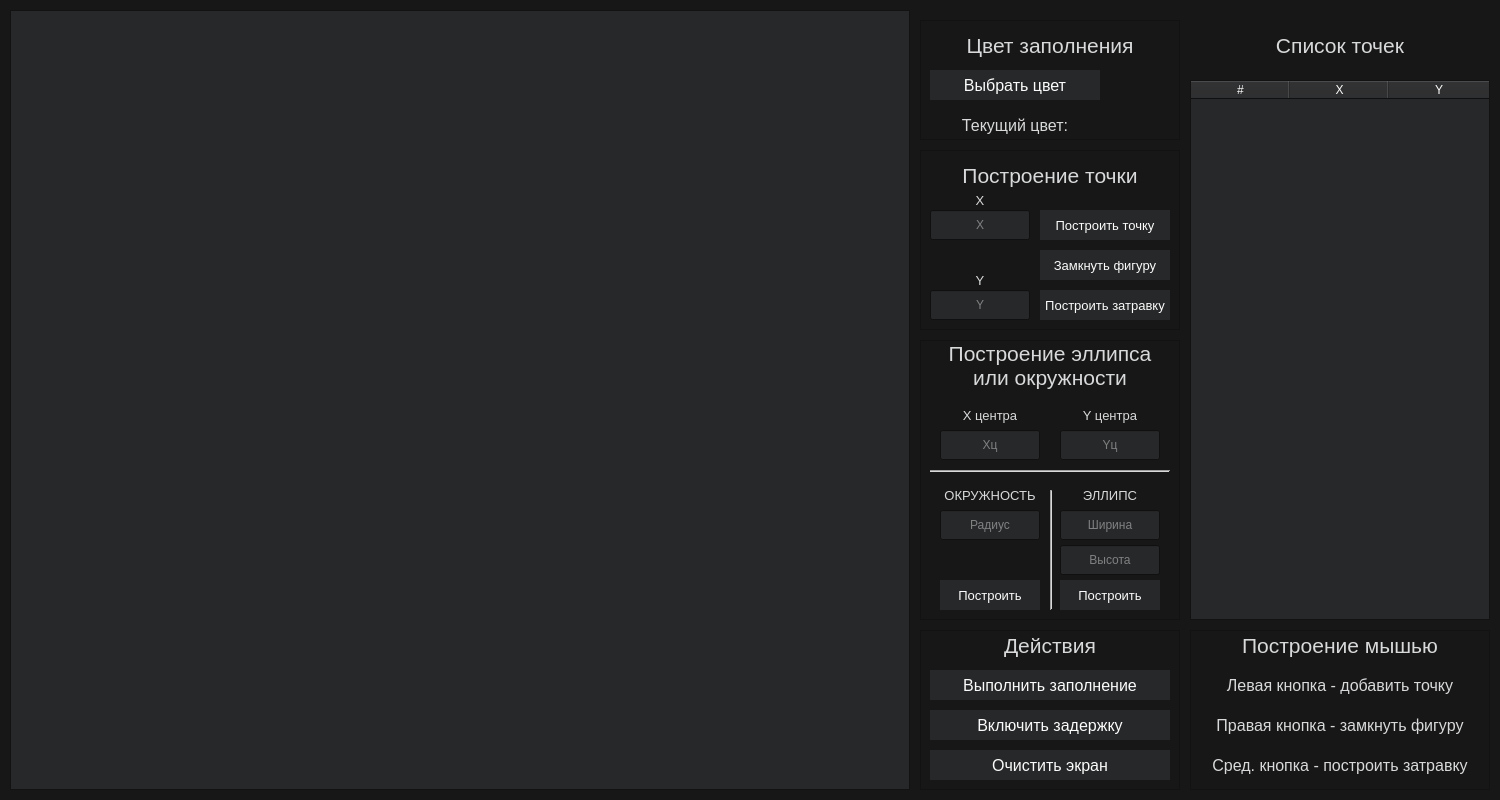
<?xml version="1.0" encoding="UTF-8"?>
<ui version="4.0">
 <class>MainWindow</class>
 <widget class="QMainWindow" name="MainWindow">
  <property name="enabled">
   <bool>true</bool>
  </property>
  <property name="geometry">
   <rect>
    <x>0</x>
    <y>0</y>
    <width>1500</width>
    <height>800</height>
   </rect>
  </property>
  <property name="sizePolicy">
   <sizepolicy hsizetype="Fixed" vsizetype="Fixed">
    <horstretch>0</horstretch>
    <verstretch>0</verstretch>
   </sizepolicy>
  </property>
  <property name="palette">
   <palette>
    <active>
     <colorrole role="WindowText">
      <brush brushstyle="SolidPattern">
       <color alpha="255">
        <red>216</red>
        <green>217</green>
        <blue>218</blue>
       </color>
      </brush>
     </colorrole>
     <colorrole role="Button">
      <brush brushstyle="SolidPattern">
       <color alpha="255">
        <red>39</red>
        <green>40</green>
        <blue>41</blue>
       </color>
      </brush>
     </colorrole>
     <colorrole role="Light">
      <brush brushstyle="SolidPattern">
       <color alpha="255">
        <red>216</red>
        <green>217</green>
        <blue>218</blue>
       </color>
      </brush>
     </colorrole>
     <colorrole role="Midlight">
      <brush brushstyle="SolidPattern">
       <color alpha="255">
        <red>202</red>
        <green>202</green>
        <blue>202</blue>
       </color>
      </brush>
     </colorrole>
     <colorrole role="Text">
      <brush brushstyle="SolidPattern">
       <color alpha="255">
        <red>251</red>
        <green>251</green>
        <blue>251</blue>
       </color>
      </brush>
     </colorrole>
     <colorrole role="ButtonText">
      <brush brushstyle="SolidPattern">
       <color alpha="255">
        <red>251</red>
        <green>251</green>
        <blue>251</blue>
       </color>
      </brush>
     </colorrole>
     <colorrole role="Base">
      <brush brushstyle="SolidPattern">
       <color alpha="255">
        <red>39</red>
        <green>40</green>
        <blue>41</blue>
       </color>
      </brush>
     </colorrole>
     <colorrole role="Window">
      <brush brushstyle="SolidPattern">
       <color alpha="255">
        <red>23</red>
        <green>23</green>
        <blue>23</blue>
       </color>
      </brush>
     </colorrole>
     <colorrole role="Shadow">
      <brush brushstyle="SolidPattern">
       <color alpha="255">
        <red>118</red>
        <green>118</green>
        <blue>118</blue>
       </color>
      </brush>
     </colorrole>
     <colorrole role="Highlight">
      <brush brushstyle="SolidPattern">
       <color alpha="255">
        <red>146</red>
        <green>136</green>
        <blue>248</blue>
       </color>
      </brush>
     </colorrole>
     <colorrole role="Link">
      <brush brushstyle="SolidPattern">
       <color alpha="255">
        <red>68</red>
        <green>119</green>
        <blue>206</blue>
       </color>
      </brush>
     </colorrole>
     <colorrole role="LinkVisited">
      <brush brushstyle="SolidPattern">
       <color alpha="255">
        <red>200</red>
        <green>142</green>
        <blue>167</blue>
       </color>
      </brush>
     </colorrole>
     <colorrole role="AlternateBase">
      <brush brushstyle="SolidPattern">
       <color alpha="255">
        <red>39</red>
        <green>40</green>
        <blue>41</blue>
       </color>
      </brush>
     </colorrole>
     <colorrole role="PlaceholderText">
      <brush brushstyle="SolidPattern">
       <color alpha="128">
        <red>216</red>
        <green>217</green>
        <blue>218</blue>
       </color>
      </brush>
     </colorrole>
    </active>
    <inactive>
     <colorrole role="WindowText">
      <brush brushstyle="SolidPattern">
       <color alpha="255">
        <red>216</red>
        <green>217</green>
        <blue>218</blue>
       </color>
      </brush>
     </colorrole>
     <colorrole role="Button">
      <brush brushstyle="SolidPattern">
       <color alpha="255">
        <red>39</red>
        <green>40</green>
        <blue>41</blue>
       </color>
      </brush>
     </colorrole>
     <colorrole role="Light">
      <brush brushstyle="SolidPattern">
       <color alpha="255">
        <red>216</red>
        <green>217</green>
        <blue>218</blue>
       </color>
      </brush>
     </colorrole>
     <colorrole role="Midlight">
      <brush brushstyle="SolidPattern">
       <color alpha="255">
        <red>202</red>
        <green>202</green>
        <blue>202</blue>
       </color>
      </brush>
     </colorrole>
     <colorrole role="Text">
      <brush brushstyle="SolidPattern">
       <color alpha="255">
        <red>251</red>
        <green>251</green>
        <blue>251</blue>
       </color>
      </brush>
     </colorrole>
     <colorrole role="ButtonText">
      <brush brushstyle="SolidPattern">
       <color alpha="255">
        <red>251</red>
        <green>251</green>
        <blue>251</blue>
       </color>
      </brush>
     </colorrole>
     <colorrole role="Base">
      <brush brushstyle="SolidPattern">
       <color alpha="255">
        <red>39</red>
        <green>40</green>
        <blue>41</blue>
       </color>
      </brush>
     </colorrole>
     <colorrole role="Window">
      <brush brushstyle="SolidPattern">
       <color alpha="255">
        <red>23</red>
        <green>23</green>
        <blue>23</blue>
       </color>
      </brush>
     </colorrole>
     <colorrole role="Shadow">
      <brush brushstyle="SolidPattern">
       <color alpha="255">
        <red>118</red>
        <green>118</green>
        <blue>118</blue>
       </color>
      </brush>
     </colorrole>
     <colorrole role="Highlight">
      <brush brushstyle="SolidPattern">
       <color alpha="255">
        <red>146</red>
        <green>136</green>
        <blue>248</blue>
       </color>
      </brush>
     </colorrole>
     <colorrole role="Link">
      <brush brushstyle="SolidPattern">
       <color alpha="255">
        <red>68</red>
        <green>119</green>
        <blue>206</blue>
       </color>
      </brush>
     </colorrole>
     <colorrole role="LinkVisited">
      <brush brushstyle="SolidPattern">
       <color alpha="255">
        <red>200</red>
        <green>142</green>
        <blue>167</blue>
       </color>
      </brush>
     </colorrole>
     <colorrole role="AlternateBase">
      <brush brushstyle="SolidPattern">
       <color alpha="255">
        <red>39</red>
        <green>40</green>
        <blue>41</blue>
       </color>
      </brush>
     </colorrole>
     <colorrole role="PlaceholderText">
      <brush brushstyle="SolidPattern">
       <color alpha="128">
        <red>216</red>
        <green>217</green>
        <blue>218</blue>
       </color>
      </brush>
     </colorrole>
    </inactive>
    <disabled>
     <colorrole role="WindowText">
      <brush brushstyle="SolidPattern">
       <color alpha="255">
        <red>216</red>
        <green>217</green>
        <blue>218</blue>
       </color>
      </brush>
     </colorrole>
     <colorrole role="Button">
      <brush brushstyle="SolidPattern">
       <color alpha="255">
        <red>39</red>
        <green>40</green>
        <blue>41</blue>
       </color>
      </brush>
     </colorrole>
     <colorrole role="Light">
      <brush brushstyle="SolidPattern">
       <color alpha="255">
        <red>216</red>
        <green>217</green>
        <blue>218</blue>
       </color>
      </brush>
     </colorrole>
     <colorrole role="Midlight">
      <brush brushstyle="SolidPattern">
       <color alpha="255">
        <red>202</red>
        <green>202</green>
        <blue>202</blue>
       </color>
      </brush>
     </colorrole>
     <colorrole role="Text">
      <brush brushstyle="SolidPattern">
       <color alpha="255">
        <red>251</red>
        <green>251</green>
        <blue>251</blue>
       </color>
      </brush>
     </colorrole>
     <colorrole role="ButtonText">
      <brush brushstyle="SolidPattern">
       <color alpha="255">
        <red>251</red>
        <green>251</green>
        <blue>251</blue>
       </color>
      </brush>
     </colorrole>
     <colorrole role="Base">
      <brush brushstyle="SolidPattern">
       <color alpha="255">
        <red>39</red>
        <green>40</green>
        <blue>41</blue>
       </color>
      </brush>
     </colorrole>
     <colorrole role="Window">
      <brush brushstyle="SolidPattern">
       <color alpha="255">
        <red>23</red>
        <green>23</green>
        <blue>23</blue>
       </color>
      </brush>
     </colorrole>
     <colorrole role="Shadow">
      <brush brushstyle="SolidPattern">
       <color alpha="255">
        <red>118</red>
        <green>118</green>
        <blue>118</blue>
       </color>
      </brush>
     </colorrole>
     <colorrole role="Highlight">
      <brush brushstyle="SolidPattern">
       <color alpha="255">
        <red>146</red>
        <green>136</green>
        <blue>248</blue>
       </color>
      </brush>
     </colorrole>
     <colorrole role="Link">
      <brush brushstyle="SolidPattern">
       <color alpha="255">
        <red>68</red>
        <green>119</green>
        <blue>206</blue>
       </color>
      </brush>
     </colorrole>
     <colorrole role="LinkVisited">
      <brush brushstyle="SolidPattern">
       <color alpha="255">
        <red>200</red>
        <green>142</green>
        <blue>167</blue>
       </color>
      </brush>
     </colorrole>
     <colorrole role="AlternateBase">
      <brush brushstyle="SolidPattern">
       <color alpha="255">
        <red>39</red>
        <green>40</green>
        <blue>41</blue>
       </color>
      </brush>
     </colorrole>
     <colorrole role="PlaceholderText">
      <brush brushstyle="SolidPattern">
       <color alpha="128">
        <red>216</red>
        <green>217</green>
        <blue>218</blue>
       </color>
      </brush>
     </colorrole>
    </disabled>
   </palette>
  </property>
  <property name="windowTitle">
   <string>ЛР6 КГ. Диваев ИУ7-42Б</string>
  </property>
  <property name="autoFillBackground">
   <bool>false</bool>
  </property>
  <property name="documentMode">
   <bool>false</bool>
  </property>
  <widget class="QWidget" name="centralwidget">
   <widget class="Plane" name="planeWidget">
    <property name="geometry">
     <rect>
      <x>10</x>
      <y>10</y>
      <width>900</width>
      <height>780</height>
     </rect>
    </property>
   </widget>
   <widget class="QFrame" name="frame_2">
    <property name="geometry">
     <rect>
      <x>920</x>
      <y>20</y>
      <width>260</width>
      <height>120</height>
     </rect>
    </property>
    <property name="frameShape">
     <enum>QFrame::StyledPanel</enum>
    </property>
    <property name="frameShadow">
     <enum>QFrame::Raised</enum>
    </property>
    <widget class="QLabel" name="label_2">
     <property name="geometry">
      <rect>
       <x>10</x>
       <y>0</y>
       <width>240</width>
       <height>50</height>
      </rect>
     </property>
     <property name="font">
      <font>
       <pointsize>16</pointsize>
      </font>
     </property>
     <property name="text">
      <string>Цвет заполнения</string>
     </property>
     <property name="alignment">
      <set>Qt::AlignCenter</set>
     </property>
    </widget>
    <widget class="QPushButton" name="fillColorBtn">
     <property name="geometry">
      <rect>
       <x>10</x>
       <y>50</y>
       <width>170</width>
       <height>30</height>
      </rect>
     </property>
     <property name="font">
      <font>
       <pointsize>12</pointsize>
      </font>
     </property>
     <property name="autoFillBackground">
      <bool>true</bool>
     </property>
     <property name="text">
      <string>Выбрать цвет</string>
     </property>
     <property name="autoDefault">
      <bool>false</bool>
     </property>
     <property name="flat">
      <bool>true</bool>
     </property>
    </widget>
    <widget class="QLabel" name="label_3">
     <property name="geometry">
      <rect>
       <x>10</x>
       <y>90</y>
       <width>170</width>
       <height>30</height>
      </rect>
     </property>
     <property name="font">
      <font>
       <pointsize>12</pointsize>
      </font>
     </property>
     <property name="text">
      <string>Текущий цвет:</string>
     </property>
     <property name="alignment">
      <set>Qt::AlignCenter</set>
     </property>
    </widget>
    <widget class="QWidget" name="fillColorDisplay" native="true">
     <property name="geometry">
      <rect>
       <x>190</x>
       <y>49</y>
       <width>60</width>
       <height>70</height>
      </rect>
     </property>
    </widget>
   </widget>
   <widget class="QFrame" name="frame_3">
    <property name="geometry">
     <rect>
      <x>920</x>
      <y>150</y>
      <width>260</width>
      <height>180</height>
     </rect>
    </property>
    <property name="frameShape">
     <enum>QFrame::StyledPanel</enum>
    </property>
    <property name="frameShadow">
     <enum>QFrame::Raised</enum>
    </property>
    <widget class="QLabel" name="label_4">
     <property name="geometry">
      <rect>
       <x>10</x>
       <y>0</y>
       <width>240</width>
       <height>50</height>
      </rect>
     </property>
     <property name="font">
      <font>
       <pointsize>16</pointsize>
      </font>
     </property>
     <property name="text">
      <string>Построение точки</string>
     </property>
     <property name="alignment">
      <set>Qt::AlignCenter</set>
     </property>
    </widget>
    <widget class="QLabel" name="label_5">
     <property name="geometry">
      <rect>
       <x>10</x>
       <y>40</y>
       <width>100</width>
       <height>20</height>
      </rect>
     </property>
     <property name="font">
      <font>
       <pointsize>10</pointsize>
      </font>
     </property>
     <property name="text">
      <string>X</string>
     </property>
     <property name="alignment">
      <set>Qt::AlignCenter</set>
     </property>
    </widget>
    <widget class="QLineEdit" name="xInp">
     <property name="geometry">
      <rect>
       <x>10</x>
       <y>60</y>
       <width>100</width>
       <height>30</height>
      </rect>
     </property>
     <property name="alignment">
      <set>Qt::AlignCenter</set>
     </property>
     <property name="placeholderText">
      <string>X</string>
     </property>
    </widget>
    <widget class="QLabel" name="label_6">
     <property name="geometry">
      <rect>
       <x>10</x>
       <y>120</y>
       <width>100</width>
       <height>20</height>
      </rect>
     </property>
     <property name="font">
      <font>
       <pointsize>10</pointsize>
      </font>
     </property>
     <property name="text">
      <string>Y</string>
     </property>
     <property name="alignment">
      <set>Qt::AlignCenter</set>
     </property>
    </widget>
    <widget class="QLineEdit" name="yInp">
     <property name="geometry">
      <rect>
       <x>10</x>
       <y>140</y>
       <width>100</width>
       <height>30</height>
      </rect>
     </property>
     <property name="alignment">
      <set>Qt::AlignCenter</set>
     </property>
     <property name="placeholderText">
      <string>Y</string>
     </property>
    </widget>
    <widget class="QPushButton" name="drawPointBtn">
     <property name="geometry">
      <rect>
       <x>120</x>
       <y>60</y>
       <width>130</width>
       <height>30</height>
      </rect>
     </property>
     <property name="font">
      <font>
       <pointsize>10</pointsize>
      </font>
     </property>
     <property name="autoFillBackground">
      <bool>true</bool>
     </property>
     <property name="text">
      <string>Построить точку</string>
     </property>
     <property name="autoDefault">
      <bool>false</bool>
     </property>
     <property name="flat">
      <bool>true</bool>
     </property>
    </widget>
    <widget class="QPushButton" name="connectShapeBtn">
     <property name="geometry">
      <rect>
       <x>120</x>
       <y>100</y>
       <width>130</width>
       <height>30</height>
      </rect>
     </property>
     <property name="font">
      <font>
       <pointsize>10</pointsize>
      </font>
     </property>
     <property name="autoFillBackground">
      <bool>true</bool>
     </property>
     <property name="text">
      <string>Замкнуть фигуру</string>
     </property>
     <property name="autoDefault">
      <bool>false</bool>
     </property>
     <property name="flat">
      <bool>true</bool>
     </property>
    </widget>
    <widget class="QPushButton" name="drawSeedBtn">
     <property name="geometry">
      <rect>
       <x>120</x>
       <y>140</y>
       <width>130</width>
       <height>30</height>
      </rect>
     </property>
     <property name="font">
      <font>
       <pointsize>10</pointsize>
      </font>
     </property>
     <property name="autoFillBackground">
      <bool>true</bool>
     </property>
     <property name="text">
      <string>Построить затравку</string>
     </property>
     <property name="autoDefault">
      <bool>false</bool>
     </property>
     <property name="flat">
      <bool>true</bool>
     </property>
    </widget>
   </widget>
   <widget class="QFrame" name="frame_4">
    <property name="geometry">
     <rect>
      <x>920</x>
      <y>630</y>
      <width>260</width>
      <height>160</height>
     </rect>
    </property>
    <property name="frameShape">
     <enum>QFrame::StyledPanel</enum>
    </property>
    <property name="frameShadow">
     <enum>QFrame::Raised</enum>
    </property>
    <widget class="QLabel" name="label_10">
     <property name="geometry">
      <rect>
       <x>10</x>
       <y>-10</y>
       <width>240</width>
       <height>50</height>
      </rect>
     </property>
     <property name="font">
      <font>
       <pointsize>16</pointsize>
      </font>
     </property>
     <property name="text">
      <string>Действия</string>
     </property>
     <property name="alignment">
      <set>Qt::AlignCenter</set>
     </property>
    </widget>
    <widget class="QPushButton" name="fillBtn">
     <property name="geometry">
      <rect>
       <x>10</x>
       <y>40</y>
       <width>240</width>
       <height>30</height>
      </rect>
     </property>
     <property name="font">
      <font>
       <pointsize>12</pointsize>
      </font>
     </property>
     <property name="autoFillBackground">
      <bool>true</bool>
     </property>
     <property name="text">
      <string>Выполнить заполнение</string>
     </property>
     <property name="autoDefault">
      <bool>false</bool>
     </property>
     <property name="flat">
      <bool>true</bool>
     </property>
    </widget>
    <widget class="QPushButton" name="clearScreenBtn">
     <property name="geometry">
      <rect>
       <x>10</x>
       <y>120</y>
       <width>240</width>
       <height>30</height>
      </rect>
     </property>
     <property name="font">
      <font>
       <pointsize>12</pointsize>
      </font>
     </property>
     <property name="autoFillBackground">
      <bool>true</bool>
     </property>
     <property name="text">
      <string>Очистить экран</string>
     </property>
     <property name="autoDefault">
      <bool>false</bool>
     </property>
     <property name="flat">
      <bool>true</bool>
     </property>
    </widget>
    <widget class="QPushButton" name="enableDelayBtn">
     <property name="geometry">
      <rect>
       <x>10</x>
       <y>80</y>
       <width>240</width>
       <height>30</height>
      </rect>
     </property>
     <property name="font">
      <font>
       <pointsize>12</pointsize>
      </font>
     </property>
     <property name="autoFillBackground">
      <bool>true</bool>
     </property>
     <property name="text">
      <string>Включить задержку</string>
     </property>
     <property name="autoDefault">
      <bool>false</bool>
     </property>
     <property name="flat">
      <bool>true</bool>
     </property>
    </widget>
   </widget>
   <widget class="QFrame" name="frame_5">
    <property name="geometry">
     <rect>
      <x>1190</x>
      <y>630</y>
      <width>300</width>
      <height>160</height>
     </rect>
    </property>
    <property name="frameShape">
     <enum>QFrame::StyledPanel</enum>
    </property>
    <property name="frameShadow">
     <enum>QFrame::Raised</enum>
    </property>
    <widget class="QLabel" name="label_9">
     <property name="geometry">
      <rect>
       <x>10</x>
       <y>40</y>
       <width>280</width>
       <height>30</height>
      </rect>
     </property>
     <property name="font">
      <font>
       <pointsize>12</pointsize>
      </font>
     </property>
     <property name="text">
      <string>Левая кнопка - добавить точку</string>
     </property>
     <property name="alignment">
      <set>Qt::AlignCenter</set>
     </property>
    </widget>
    <widget class="QLabel" name="label_11">
     <property name="geometry">
      <rect>
       <x>10</x>
       <y>-10</y>
       <width>280</width>
       <height>50</height>
      </rect>
     </property>
     <property name="font">
      <font>
       <pointsize>16</pointsize>
      </font>
     </property>
     <property name="text">
      <string>Построение мышью</string>
     </property>
     <property name="alignment">
      <set>Qt::AlignCenter</set>
     </property>
    </widget>
    <widget class="QLabel" name="label_12">
     <property name="geometry">
      <rect>
       <x>10</x>
       <y>80</y>
       <width>280</width>
       <height>30</height>
      </rect>
     </property>
     <property name="font">
      <font>
       <pointsize>12</pointsize>
      </font>
     </property>
     <property name="text">
      <string>Правая кнопка - замкнуть фигуру</string>
     </property>
     <property name="alignment">
      <set>Qt::AlignCenter</set>
     </property>
    </widget>
    <widget class="QLabel" name="label_13">
     <property name="geometry">
      <rect>
       <x>10</x>
       <y>120</y>
       <width>280</width>
       <height>30</height>
      </rect>
     </property>
     <property name="font">
      <font>
       <pointsize>12</pointsize>
      </font>
     </property>
     <property name="text">
      <string>Сред. кнопка - построить затравку</string>
     </property>
     <property name="alignment">
      <set>Qt::AlignCenter</set>
     </property>
    </widget>
   </widget>
   <widget class="QTableWidget" name="tableWidget">
    <property name="geometry">
     <rect>
      <x>1190</x>
      <y>80</y>
      <width>300</width>
      <height>540</height>
     </rect>
    </property>
    <property name="showGrid">
     <bool>true</bool>
    </property>
    <property name="rowCount">
     <number>0</number>
    </property>
    <property name="columnCount">
     <number>3</number>
    </property>
    <attribute name="horizontalHeaderMinimumSectionSize">
     <number>38</number>
    </attribute>
    <attribute name="horizontalHeaderDefaultSectionSize">
     <number>99</number>
    </attribute>
    <attribute name="horizontalHeaderHighlightSections">
     <bool>false</bool>
    </attribute>
    <attribute name="horizontalHeaderStretchLastSection">
     <bool>true</bool>
    </attribute>
    <attribute name="verticalHeaderVisible">
     <bool>false</bool>
    </attribute>
    <attribute name="verticalHeaderHighlightSections">
     <bool>false</bool>
    </attribute>
    <column>
     <property name="text">
      <string>#</string>
     </property>
    </column>
    <column>
     <property name="text">
      <string>X</string>
     </property>
    </column>
    <column>
     <property name="text">
      <string>Y</string>
     </property>
    </column>
   </widget>
   <widget class="QLabel" name="label_7">
    <property name="geometry">
     <rect>
      <x>1190</x>
      <y>20</y>
      <width>300</width>
      <height>50</height>
     </rect>
    </property>
    <property name="font">
     <font>
      <pointsize>16</pointsize>
     </font>
    </property>
    <property name="text">
     <string>Список точек</string>
    </property>
    <property name="alignment">
     <set>Qt::AlignCenter</set>
    </property>
   </widget>
   <widget class="QFrame" name="frame">
    <property name="geometry">
     <rect>
      <x>920</x>
      <y>340</y>
      <width>260</width>
      <height>280</height>
     </rect>
    </property>
    <property name="frameShape">
     <enum>QFrame::StyledPanel</enum>
    </property>
    <property name="frameShadow">
     <enum>QFrame::Raised</enum>
    </property>
    <widget class="QLabel" name="label_8">
     <property name="geometry">
      <rect>
       <x>10</x>
       <y>0</y>
       <width>240</width>
       <height>50</height>
      </rect>
     </property>
     <property name="font">
      <font>
       <pointsize>16</pointsize>
      </font>
     </property>
     <property name="text">
      <string>Построение эллипса
или окружности</string>
     </property>
     <property name="alignment">
      <set>Qt::AlignCenter</set>
     </property>
    </widget>
    <widget class="QLabel" name="label_14">
     <property name="geometry">
      <rect>
       <x>20</x>
       <y>60</y>
       <width>100</width>
       <height>30</height>
      </rect>
     </property>
     <property name="font">
      <font>
       <pointsize>10</pointsize>
      </font>
     </property>
     <property name="text">
      <string>X центра</string>
     </property>
     <property name="alignment">
      <set>Qt::AlignCenter</set>
     </property>
    </widget>
    <widget class="QLabel" name="label_15">
     <property name="geometry">
      <rect>
       <x>140</x>
       <y>60</y>
       <width>100</width>
       <height>30</height>
      </rect>
     </property>
     <property name="font">
      <font>
       <pointsize>10</pointsize>
      </font>
     </property>
     <property name="text">
      <string>Y центра</string>
     </property>
     <property name="alignment">
      <set>Qt::AlignCenter</set>
     </property>
    </widget>
    <widget class="QLineEdit" name="xcEllipseInp">
     <property name="geometry">
      <rect>
       <x>20</x>
       <y>90</y>
       <width>100</width>
       <height>30</height>
      </rect>
     </property>
     <property name="alignment">
      <set>Qt::AlignCenter</set>
     </property>
     <property name="placeholderText">
      <string>Xц</string>
     </property>
    </widget>
    <widget class="QLineEdit" name="ycEllipseInp">
     <property name="geometry">
      <rect>
       <x>140</x>
       <y>90</y>
       <width>100</width>
       <height>30</height>
      </rect>
     </property>
     <property name="alignment">
      <set>Qt::AlignCenter</set>
     </property>
     <property name="placeholderText">
      <string>Yц</string>
     </property>
    </widget>
    <widget class="QLabel" name="label_16">
     <property name="geometry">
      <rect>
       <x>20</x>
       <y>140</y>
       <width>100</width>
       <height>30</height>
      </rect>
     </property>
     <property name="font">
      <font>
       <pointsize>10</pointsize>
      </font>
     </property>
     <property name="text">
      <string>ОКРУЖНОСТЬ</string>
     </property>
     <property name="alignment">
      <set>Qt::AlignCenter</set>
     </property>
    </widget>
    <widget class="QLabel" name="label_17">
     <property name="geometry">
      <rect>
       <x>140</x>
       <y>140</y>
       <width>100</width>
       <height>30</height>
      </rect>
     </property>
     <property name="font">
      <font>
       <pointsize>10</pointsize>
      </font>
     </property>
     <property name="text">
      <string>ЭЛЛИПС</string>
     </property>
     <property name="alignment">
      <set>Qt::AlignCenter</set>
     </property>
    </widget>
    <widget class="Line" name="line">
     <property name="geometry">
      <rect>
       <x>10</x>
       <y>130</y>
       <width>240</width>
       <height>3</height>
      </rect>
     </property>
     <property name="orientation">
      <enum>Qt::Horizontal</enum>
     </property>
    </widget>
    <widget class="QLineEdit" name="circleRInp">
     <property name="geometry">
      <rect>
       <x>20</x>
       <y>170</y>
       <width>100</width>
       <height>30</height>
      </rect>
     </property>
     <property name="alignment">
      <set>Qt::AlignCenter</set>
     </property>
     <property name="placeholderText">
      <string>Радиус</string>
     </property>
    </widget>
    <widget class="QPushButton" name="drawPointBtn_2">
     <property name="geometry">
      <rect>
       <x>20</x>
       <y>240</y>
       <width>100</width>
       <height>30</height>
      </rect>
     </property>
     <property name="font">
      <font>
       <pointsize>10</pointsize>
      </font>
     </property>
     <property name="autoFillBackground">
      <bool>true</bool>
     </property>
     <property name="text">
      <string>Построить</string>
     </property>
     <property name="autoDefault">
      <bool>false</bool>
     </property>
     <property name="flat">
      <bool>true</bool>
     </property>
    </widget>
    <widget class="QLineEdit" name="ellipseRxInp">
     <property name="geometry">
      <rect>
       <x>140</x>
       <y>170</y>
       <width>100</width>
       <height>30</height>
      </rect>
     </property>
     <property name="alignment">
      <set>Qt::AlignCenter</set>
     </property>
     <property name="placeholderText">
      <string>Ширина</string>
     </property>
    </widget>
    <widget class="QLineEdit" name="ellipseRyInp">
     <property name="geometry">
      <rect>
       <x>140</x>
       <y>205</y>
       <width>100</width>
       <height>30</height>
      </rect>
     </property>
     <property name="alignment">
      <set>Qt::AlignCenter</set>
     </property>
     <property name="placeholderText">
      <string>Высота</string>
     </property>
    </widget>
    <widget class="QPushButton" name="drawPointBtn_3">
     <property name="geometry">
      <rect>
       <x>140</x>
       <y>240</y>
       <width>100</width>
       <height>30</height>
      </rect>
     </property>
     <property name="font">
      <font>
       <pointsize>10</pointsize>
      </font>
     </property>
     <property name="autoFillBackground">
      <bool>true</bool>
     </property>
     <property name="text">
      <string>Построить</string>
     </property>
     <property name="autoDefault">
      <bool>false</bool>
     </property>
     <property name="flat">
      <bool>true</bool>
     </property>
    </widget>
    <widget class="Line" name="line_2">
     <property name="geometry">
      <rect>
       <x>130</x>
       <y>150</y>
       <width>3</width>
       <height>120</height>
      </rect>
     </property>
     <property name="orientation">
      <enum>Qt::Vertical</enum>
     </property>
    </widget>
   </widget>
  </widget>
 </widget>
 <customwidgets>
  <customwidget>
   <class>Plane</class>
   <extends>QGraphicsView</extends>
   <header>plane.h</header>
  </customwidget>
 </customwidgets>
 <resources/>
 <connections/>
</ui>
